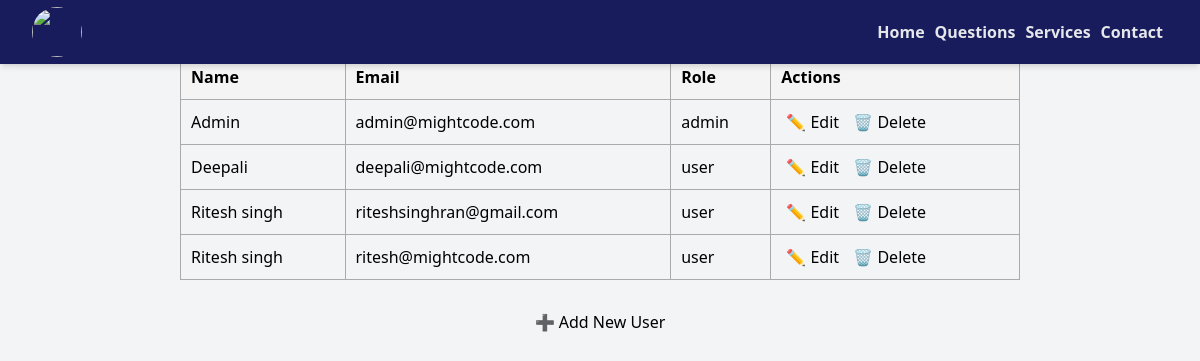
Before: /admin_user.php with the older database file.
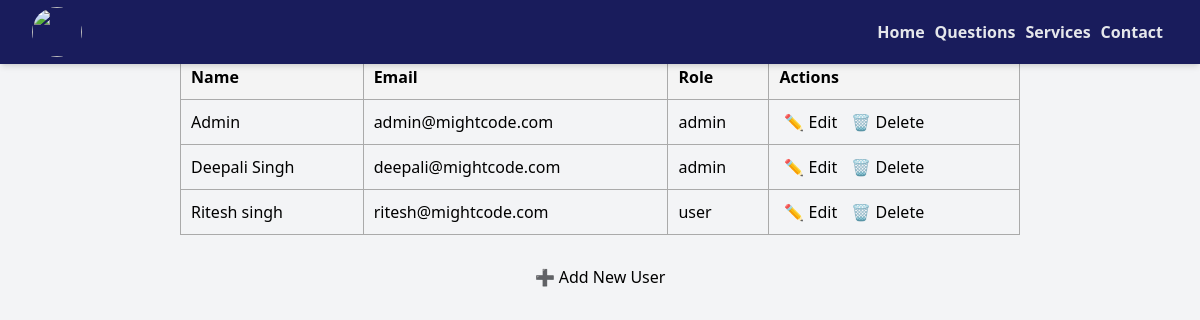
After: the same page with the newer database file.
### tables this page shows
CREATE TABLE `regis` (
  `name` varchar(15) NOT NULL,
  `email` varchar(25) NOT NULL,
  `password` varchar(255) NOT NULL,
  `role` varchar(20) NOT NULL DEFAULT 'user'
);

### admin_user.php (the view, shortened to what this page needs)
<?php
include 'welcome.php';
$link = new mysqli('localhost', 'root', '', 'quiz');
$users = $link->query("SELECT name, email, role FROM regis ORDER BY role, name");
?>
<!DOCTYPE html>
<html>
<head>
</head>
<body>
    <h1 style="text-align:center;">Manage Users</h1>
    <table>
        <tr>
            <th>Name</th>
            <th>Email</th>
            <th>Role</th>
            <th>Actions</th>
        </tr>
        <?php while ($row = $users->fetch_assoc()): ?>
            <tr>
                <td><?= htmlspecialchars($row['name']) ?></td>
                <td><?= htmlspecialchars($row['email']) ?></td>
                <td><?= htmlspecialchars($row['role']) ?></td>
                <td>
                    <a href="edit_user.php?email=<?= urlencode($row['email']) ?>">✏ Edit</a>
                    <a href="delete_user.php?email=<?= urlencode($row['email']) ?>" onclick="return confirm('Are you sure?')">🗑 Delete</a>
                </td>
            </tr>
        <?php endwhile; ?>
    </table>
    <p style="text-align:center;">
        <a href="add_user.php">➕ Add New User</a>
    </p>
</body>
</html>

### welcome.php (shortened to what this page needs)
<!DOCTYPE html>
<html lang="en">
<head>
  <script src="https://cdn.jsdelivr.net/npm/@tailwindcss/browser@4"></script>
</head>
<body class="bg-gray-100">
  <nav class="bg-[#191c5c] shadow-md fixed top-0 w-full h-[8vh] z-10">
    <div class="max-w-7xl mx-auto px-4 sm:px-6 lg:px-8">
      <div class="flex justify-between items-center h-16">
        <div class="flex-shrink-0">
          <img class="w-[50px] h-[50px] rounded-full" src="https://t4.ftcdn.net/jpg/02/50/32/43/360_F_250324355_6nh8Q5iUdb499Q4v79hYMEcSlFpIBhn7.jpg">
        </div>
        <div class="hidden md:flex space-x-8">
          <a href="insert.php" class="text-gray-200 hover:text-blue-600 font-semibold">Home</a>
          <a href="manage_questions.php" class="text-gray-200 hover:text-blue-600 font-semibold">Questions</a>
          <a href="#" class="text-gray-200 hover:text-blue-600 font-semibold">Services</a>
          <a href="#" class="text-gray-200 hover:text-blue-600 font-semibold">Contact</a>
        </div>
      </div>
    </div>
  </nav>
</body>
</html>

### admin_user.php (style rules this page uses)
table { border-collapse: collapse; width: 70%; margin: 30px auto; }
th, td { border: 1px solid #aaa; padding: 10px; text-align: left; }
th { background: #f4f4f4; }
a { text-decoration: none; margin: 0 5px; }

Changed rows visible on the page:
removed regis: name "Ritesh singh", email "riteshsinghran@gmail.com", role "user"
changed regis "deepali@mightcode.com": name "Deepali" → "Deepali Singh"; role "user" → "admin"
